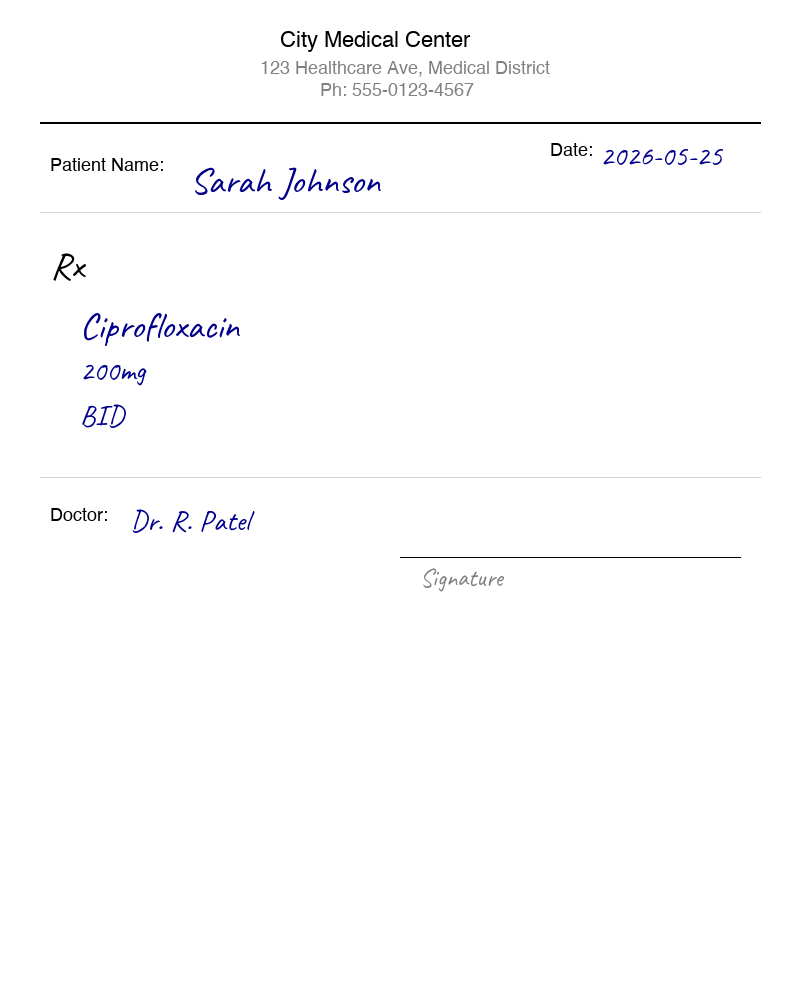
#> input picture backend/scripts/handwriting_testset/sample_001_clean_Caveat.png, 800 x 1000 px
$ python -i preprocessing_service.py   (imports and definitions only)
#> lines starting #> are read from the running program, lines starting #| are printed output that depends on the picture; after the words box and inside, x2 and y2 are one past the last pixel; in counts of white or black regions, pixels touching at a corner belong together
#> further down, picture is the input picture: shape (1000, 800, 3); mean B, G, R 252.9, 252.3, 252.3
import os
import time
import gc
import cv2
import numpy as np
import fitz  # PyMuPDF

# Ensure OpenCV doesn't starve the OS by capping its thread pool
# [1 line not run here, left out]


def deskew_image(image: np.ndarray) -> np.ndarray:
    """
    Deskews an image by calculating the skew angle of the text contours.
    """
    if len(image.shape) == 3:
        gray = cv2.cvtColor(image, cv2.COLOR_BGR2GRAY)
    else:
        gray = image.copy()

    # Thresholding (Otsu's binarization after inverting colors so text is white)
    thresh = cv2.threshold(gray, 0, 255, cv2.THRESH_BINARY_INV | cv2.THRESH_OTSU)[1]
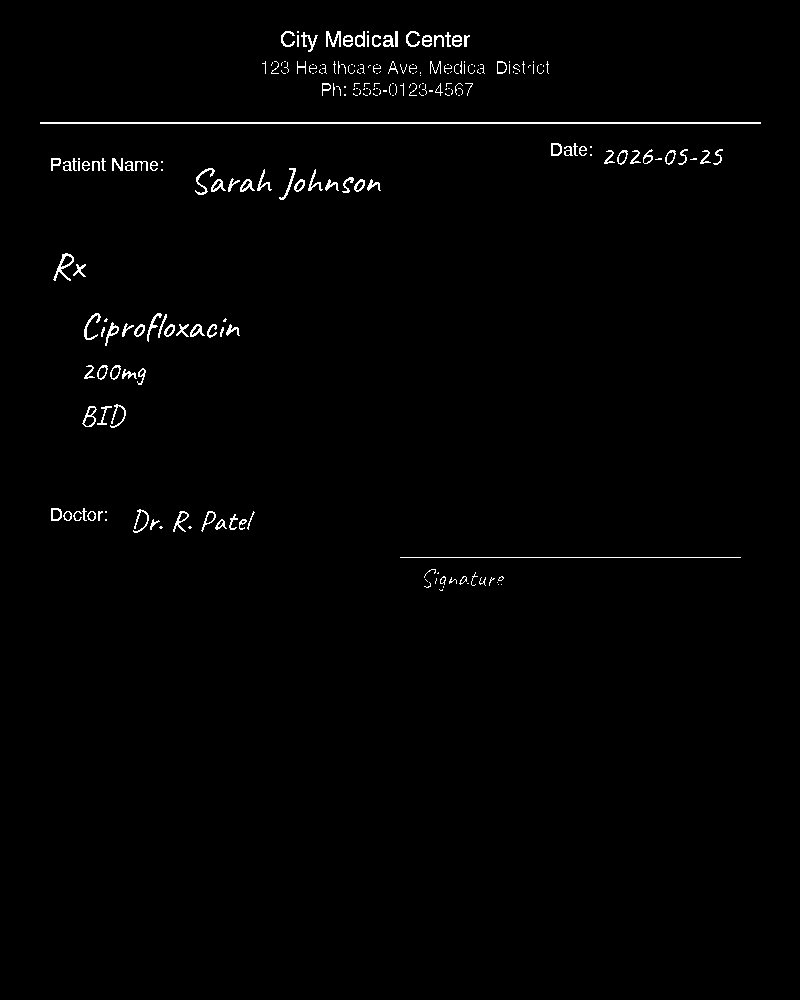
#> thresh: shape (1000, 800); 1.1% white in thin lines or dots, all inside (x1, y1, x2, y2) = (40, 31, 761, 591)

    # Grab the coordinates of all white pixels
    pts = np.column_stack(np.where(thresh > 0))
#> pts = 8784 pairs, first value 31 to 590, second value 40 to 760
    if len(pts) == 0:
        return image  # Nothing to deskew

    # Swap columns to convert from (row, col) to (x, y)
    coords = pts[:, ::-1]
#> coords = 8784 pairs, first value 40 to 760, second value 31 to 590

    # Calculate the min area rect enclosing all points
    rect = cv2.minAreaRect(coords)
#> rect = ((391.4, 308.6), (557.8, 719.3), -87.36)
    angle = rect[-1]
#> angle = -87.36

    # Adjust the angle based on OpenCV minAreaRect return conventions
    if angle < -45:
        angle = -(90 + angle)
#> angle = -2.64
    else:
        angle = -angle

    # Avoid rotating if the skew angle is negligible or too large
    if abs(angle) < 0.1 or abs(angle) > 45:
        return image

    # Rotate the image
    (h, w) = image.shape[:2]
#> h = 1000; w = 800
    center = (w // 2, h // 2)
#> center = (400, 500)
    M = cv2.getRotationMatrix2D(center, angle, 1.0)
#> M = [[0.999, -0.046, 23.44], [0.046, 0.999, -17.88]]
    rotated = cv2.warpAffine(image, M, (w, h), flags=cv2.INTER_CUBIC, borderMode=cv2.BORDER_REPLICATE)
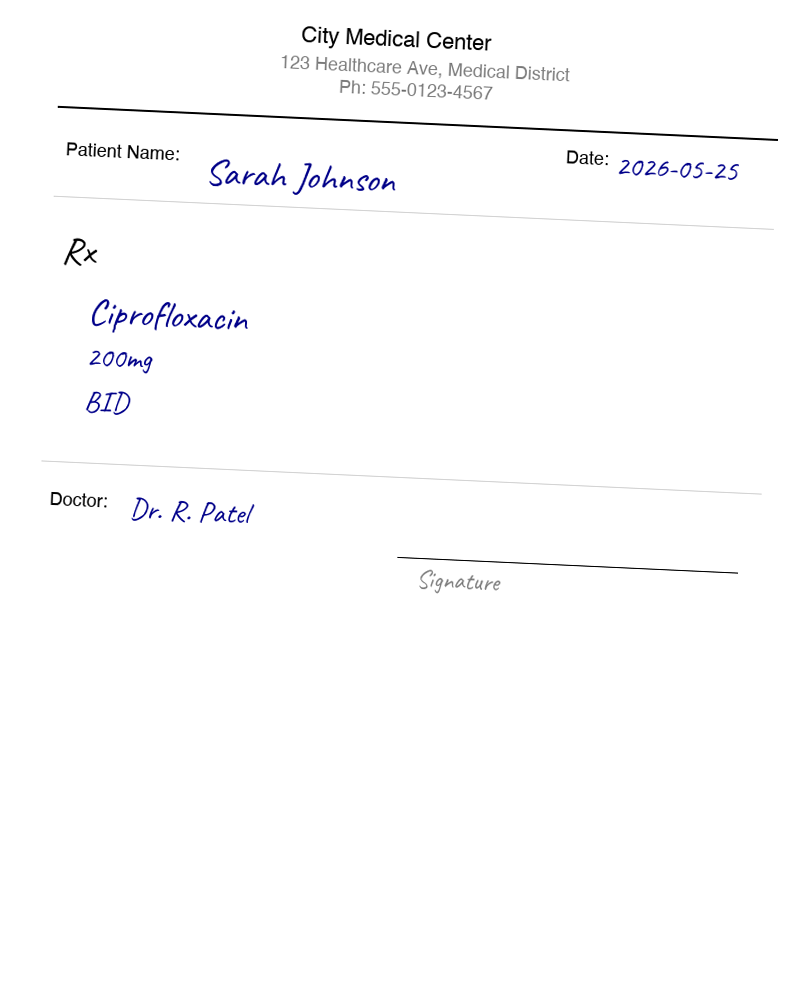
#> rotated: shape (1000, 800, 3); mean B, G, R 252.8, 252.3, 252.3
    return rotated


def denoise_image(image: np.ndarray) -> np.ndarray:
    """
    Denoises the image using fast bilateral filtering to preserve sharp text edges
    while removing background noise, avoiding high CPU/memory usage on low-RAM machines.
    """
    if len(image.shape) == 2:
        return cv2.bilateralFilter(image, d=5, sigmaColor=50, sigmaSpace=50)
    elif len(image.shape) == 3:
        if image.shape[2] == 4:
            bgr = cv2.cvtColor(image, cv2.COLOR_BGRA2BGR)
            denoised = cv2.bilateralFilter(bgr, d=5, sigmaColor=50, sigmaSpace=50)
            return cv2.cvtColor(denoised, cv2.COLOR_BGR2BGRA)
        else:
            return cv2.bilateralFilter(image, d=5, sigmaColor=50, sigmaSpace=50)
    return image


def correct_contrast(image: np.ndarray) -> np.ndarray:
    """
    Applies CLAHE (Contrast Limited Adaptive Histogram Equalization) to correct contrast.
    """
    clahe = cv2.createCLAHE(clipLimit=2.0, tileGridSize=(8, 8))
    if len(image.shape) == 2:
        return clahe.apply(image)
    elif len(image.shape) == 3:
        if image.shape[2] == 4:
            bgr = cv2.cvtColor(image, cv2.COLOR_BGRA2BGR)
            lab = cv2.cvtColor(bgr, cv2.COLOR_BGR2LAB)
            l, a, b = cv2.split(lab)
            cl = clahe.apply(l)
            limg = cv2.merge((cl, a, b))
            enhanced_bgr = cv2.cvtColor(limg, cv2.COLOR_LAB2BGR)
            return cv2.cvtColor(enhanced_bgr, cv2.COLOR_BGR2BGRA)
        else:
            lab = cv2.cvtColor(image, cv2.COLOR_BGR2LAB)
#> lab: shape (1000, 800, 3); mean of channels 0, 1, 2 252.5, 128.2, 127.7
            l, a, b = cv2.split(lab)
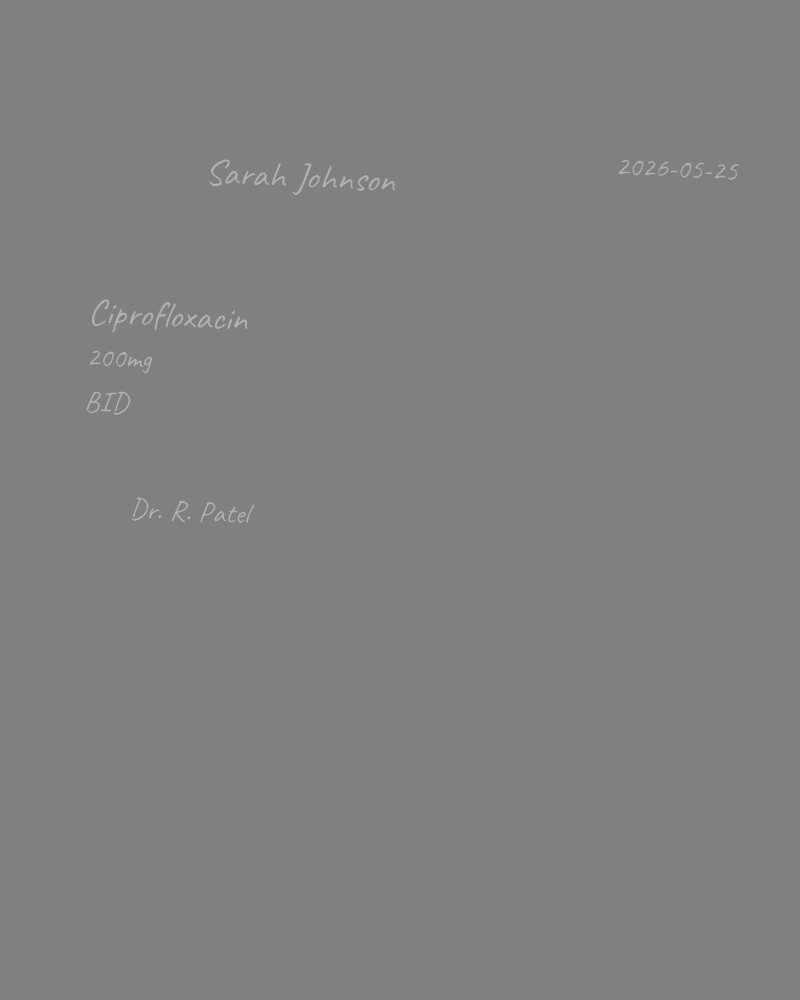
#> a: shape (1000, 800); min 128, max 178, mean 128.2
            cl = clahe.apply(l)
            limg = cv2.merge((cl, a, b))
#> limg: shape (1000, 800, 3); mean of channels 0, 1, 2 252.3, 128.2, 127.7
            return cv2.cvtColor(limg, cv2.COLOR_LAB2BGR)
    return image


def preprocess_single_image(image: np.ndarray) -> np.ndarray:
    """
    Runs deskew, denoise, and contrast correction on a single numpy image.
    """
    # 1. Deskew
    img = deskew_image(image)
    # 2. Denoise
    img = denoise_image(img)
    # 3. Correct Contrast
    img = correct_contrast(img)
    return img


# [86 lines left out: function preprocess_document_file, not called in this run]

>>> import cv2
>>> picture = cv2.imread('../../scripts/handwriting_testset/sample_001_clean_Caveat.png')
>>> result = preprocess_single_image(picture)
